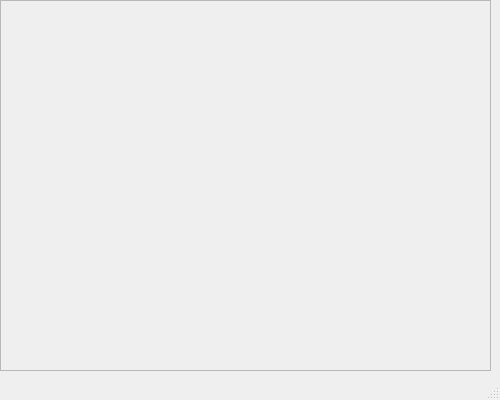
<?xml version="1.0" encoding="UTF-8"?>
<ui version="4.0">
 <class>helpClass</class>
 <widget class="QMainWindow" name="helpClass">
  <property name="geometry">
   <rect>
    <x>0</x>
    <y>0</y>
    <width>500</width>
    <height>400</height>
   </rect>
  </property>
  <property name="windowTitle">
   <string>Help - Numeric Engine</string>
  </property>
  <widget class="QWidget" name="centralWidget">
   <widget class="QScrollArea" name="scrollArea">
    <property name="geometry">
     <rect>
      <x>0</x>
      <y>0</y>
      <width>491</width>
      <height>371</height>
     </rect>
    </property>
    <property name="widgetResizable">
     <bool>true</bool>
    </property>
    <widget class="QWidget" name="scrollAreaWidgetContents">
     <property name="geometry">
      <rect>
       <x>0</x>
       <y>0</y>
       <width>489</width>
       <height>369</height>
      </rect>
     </property>
    </widget>
   </widget>
  </widget>
  <widget class="QStatusBar" name="statusBar"/>
 </widget>
 <layoutdefault spacing="6" margin="11"/>
 <resources/>
 <connections/>
</ui>
